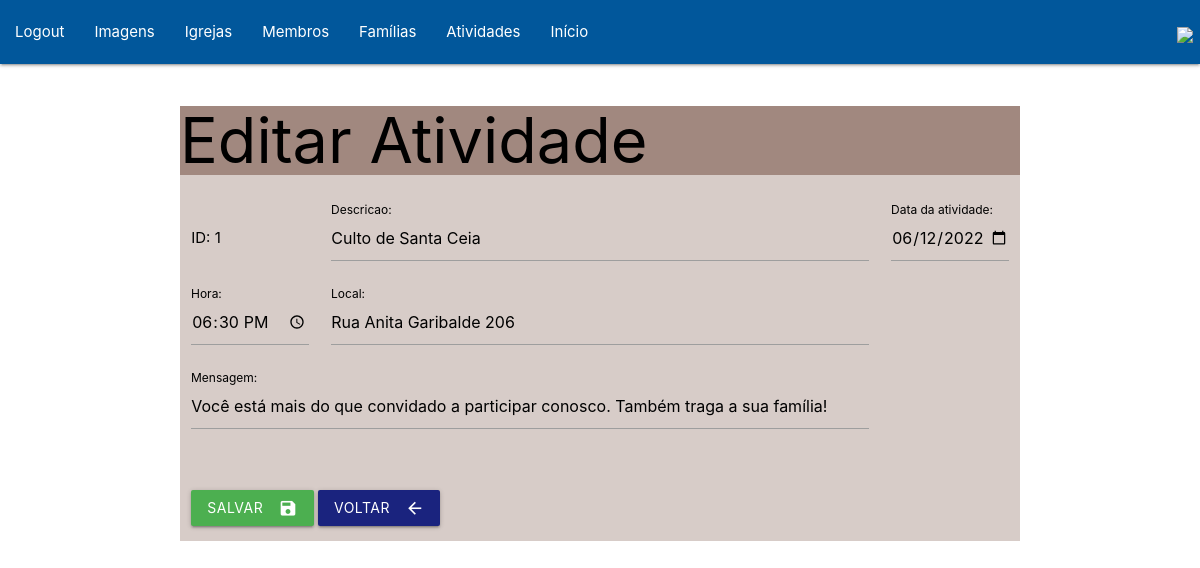
The page /pages/formEdicaoAtividades.php?id=1 (signed in) on the database its author committed.
### tables this page shows
CREATE TABLE `atividade` (
  `id` int(10) NOT NULL,
  `descricao` varchar(50) DEFAULT NULL,
  `data_atividade` varchar(10) DEFAULT NULL,
  `hora` varchar(10) DEFAULT NULL,
  `local` varchar(60) NOT NULL,
  `mensagem` varchar(200) DEFAULT NULL
);

### pages/formEdicaoAtividades.php (the view, shortened to what this page needs)
<?php
    include '../components/navbar.php';
    $id = $_GET['id'];
    $sql = "select * from atividade where id=?;";
    $pdo = Conexao::conectar();
    $query = $pdo->prepare($sql);
    $query->execute (array($id));
    $dados = $query->fetch(PDO::FETCH_ASSOC);
?>
<!DOCTYPE html>
<html lang="pt-br">
<head>
    <link rel="stylesheet" href="https://cdnjs.cloudflare.com/ajax/libs/materialize/1.0.0/css/materialize.min.css">
</head>
<body>
    <div class= "container brown lighten-4  black-text col s12">
        <div class = "brown lighten-2 col s12">
            <h1>Editar Atividade</h1>
        </div>
        <div class="row">
            <form action="../services/editarAtividade.php" method="post" id="formEdicaoAtividade" class="col s12" required>
                <div class="input-field col s2">
                    <label for="lblId" class="black-text" >ID: <?php echo $dados['id'];?></label>
                    <br/>
                </div>
                <div class="input-field col s8">
                    <label for="lblDescricao" class="black-text">Descricao: </label>
                    <input placeholder="" id="txt_descricao" name="txtDescricao" value="<?php echo $dados['descricao']?>" type="text" required>
                </div>
                <div class="input-field col s2">
                    <label for="lblDataAtividade" class="black-text">Data da atividade: </label>
                    <input placeholder="" id="txt_data_atividade" name="txtDataAtividade" value="<?php echo $dados['data_atividade']?>" type="date" required>
                </div>
                <div class="input-field col s2">
                    <label for="lblHora" class="black-text">Hora: </label>
                    <input placeholder="" id="txt_hora" name="txtHora" value="<?php echo $dados['hora']?>" type="time" required>
                </div>
                <div class="input-field col s8">
                    <label for="lblLocal" class="black-text">Local: </label>
                    <input placeholder="" id="txt_local" name="txtLocal" value="<?php echo $dados['local']?>" type="text" required>
                </div>
                <div class="input-field col s10">
                    <label for="lblMensagem" class="black-text">Mensagem: </label>
                    <input placeholder="" id="txt_mensagem" name="txtMensagem" value="<?php echo $dados['mensagem']?>" type="text" required>
                </div>
                <div class = "input-field col s8">
                    <br>
                    <button class="btn waves-effect waves-light green" type="submit" >Salvar
                        <i class="material-icons right">save</i>
                    </button>
                    <button class="btn waves-effect waves-light  indigo darken-4"
                        type="button" id="btnVoltar" onclick="JavaScript:location.href='listaAtividades.php'">Voltar
                        <i class="material-icons right">arrow_back</i>
                    </button>
                </div>
            </form>
        </div>
    </div>
</body>
</html>

### rows shown on the page
atividade: id "1", txtDescricao "Culto de Santa Ceia", txtDataAtividade "06/12/2022", txtHora "18:30", txtLocal "Rua Anita Garibalde 206", txtMensagem "Você está mais do que convidado a participar conosco. Também traga a sua família!"
